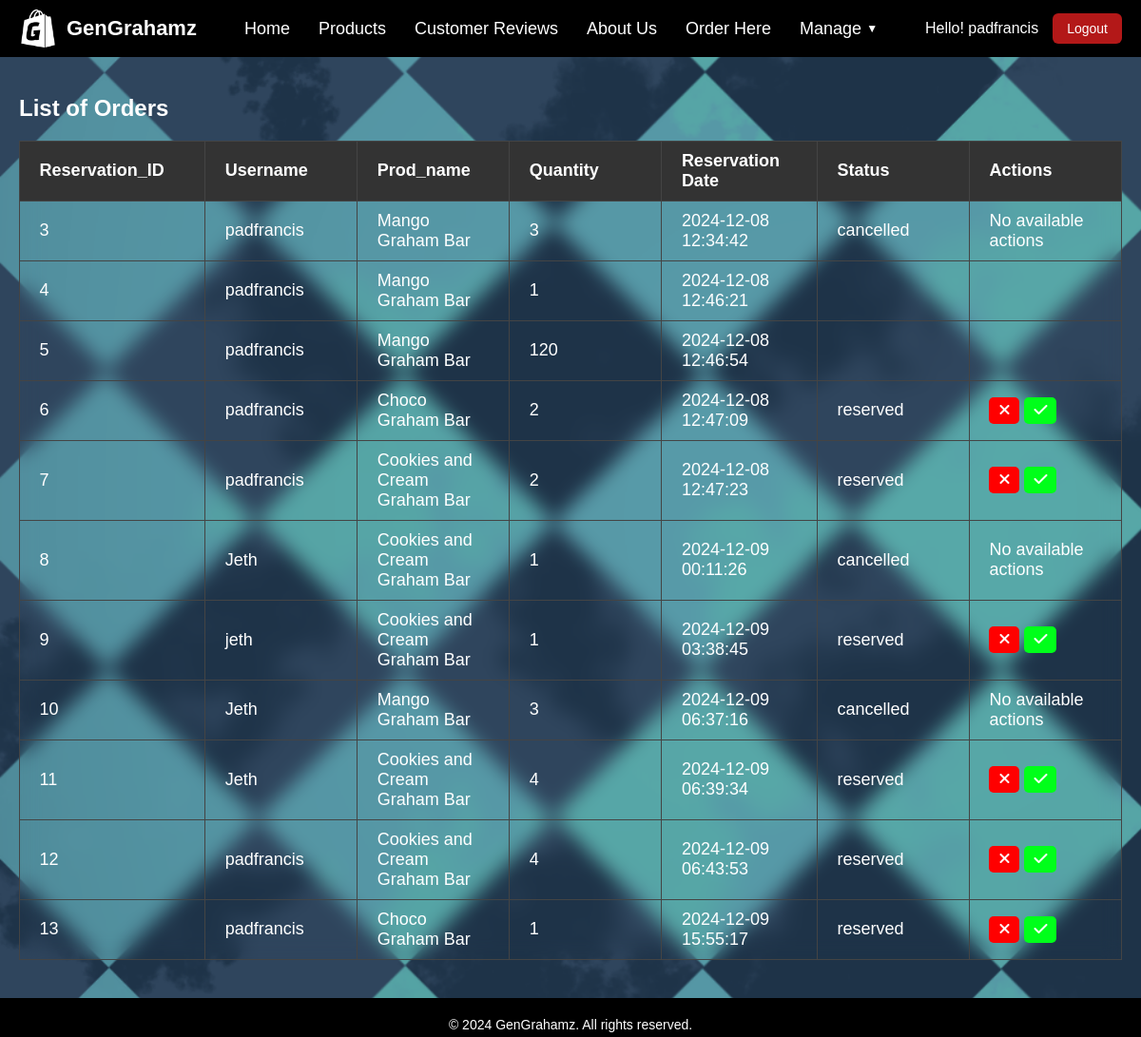
The app's page /orders/orders.php (signed in), older data.
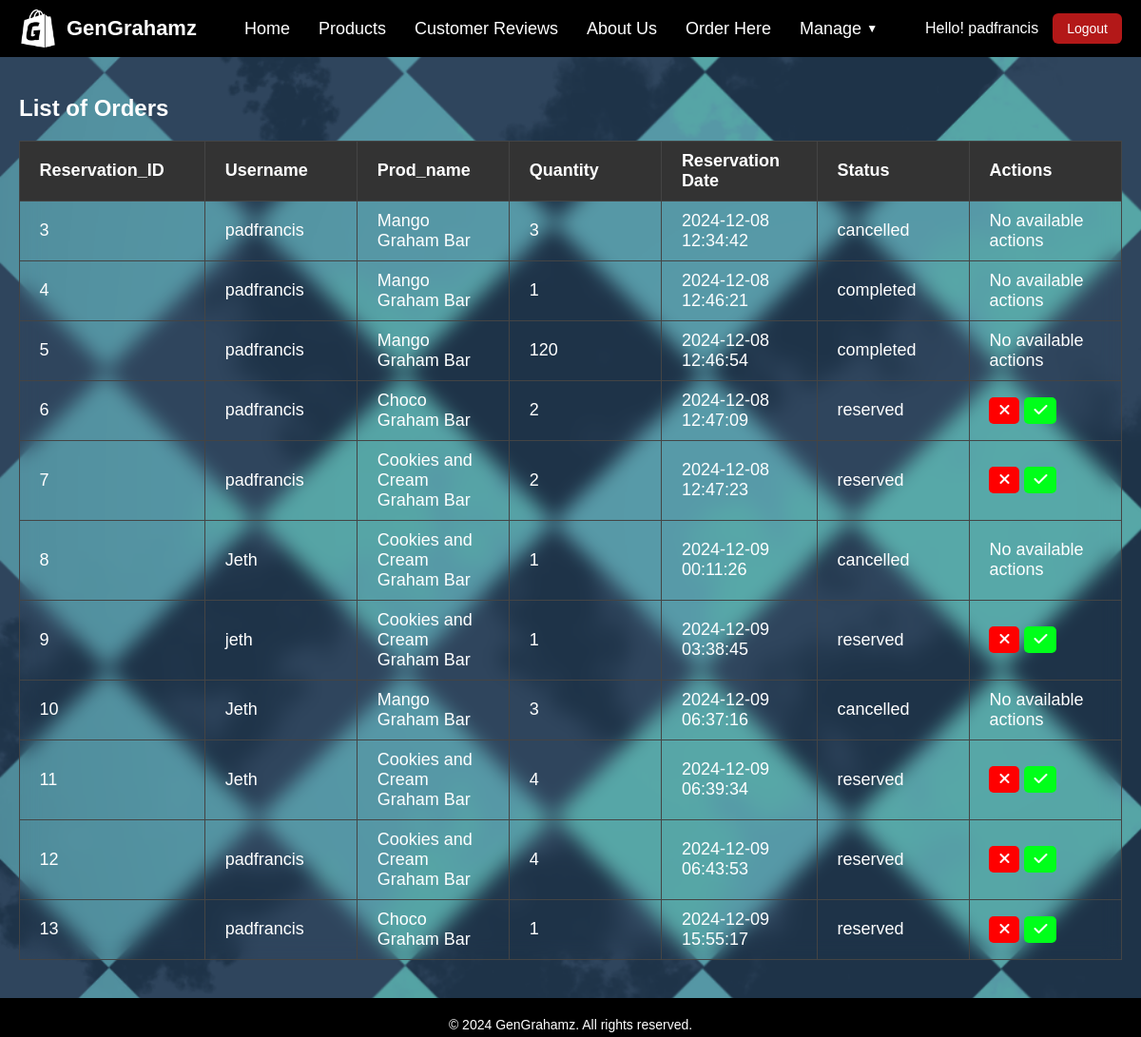
The same page, newer data.
### tables this page shows
CREATE TABLE IF NOT EXISTS order_reservations (
    reservation_id INT AUTO_INCREMENT PRIMARY KEY,
    username VARCHAR(50) NOT NULL, 
    prod_name VARCHAR(50) NOT NULL, 
    quantity INT NOT NULL,
    reservation_date TIMESTAMP DEFAULT CURRENT_TIMESTAMP,
    status ENUM('reserved', 'cancelled', 'completed') NOT NULL DEFAULT 'reserved',
    FOREIGN KEY (username) REFERENCES users(username),
    FOREIGN KEY (prod_name) REFERENCES products(prod_name) 
);

### orders/orders.php (the view, shortened to what this page needs)
<!DOCTYPE html>
<html lang="en">
<head>
    <link rel="stylesheet" href="orders.css">
</head>
<body>
    <div class = "container">
        <nav class="navbar">
        <div class="logo">
            <a href="index.php">
            <img src="../assets/images/logo2.png" alt="GenGrahamz Logo">
            <p>GenGrahamz</p>
            </a>
        </div>
        <ul class="nav-links">
            <li><a href="../index.php">Home</a></li>
            <li class="dropdown">
            <a href="../products/product.php">Products</a>
            </li>
            <li><a href="../reviews.php">Customer Reviews</a></li>
            <li><a href="../about.php">About Us</a></li>
            <li><a href="../contact.php">Order Here</a></li>
            <?php if (isset($_SESSION['role']) && $_SESSION['role'] === 'admin' && isset($_SESSION['user'])): ?>
                <li class="dropdown" id ="manage">
                <a href="">Manage <span class="arrow">▼</span></a>
                </li>
            <?php endif; ?>
        </ul>
        <div class="user-info">
                <span class="username">
                    <?php
                    if (isset($_SESSION['user'])) {
                        echo htmlspecialchars("Hello! " . $_SESSION['user']);
                    } else {
                        echo "Guest";
                    }
                    ?>
                </span>
                <?php if (isset($_SESSION['user'])): ?>
                <form action="../controller/logout.php" method="post" class="logout-form" onsubmit="return confirm('<?php echo $_SESSION['user'];?>, Are you sure you want to Logout?')">
                    <button type="submit" class="logout-btn">Logout</button>
                </form>
                <?php endif; ?>
            </div>
        </nav>
    </div>
    <section class="products-section">
        <div class="table-container">
            <h2 class= "list-prod">List of Orders</h2>
            <table class="">
                <tr>
                    <th>Reservation_ID</th>
                    <th>Username</th>
                    <th>Prod_name</th>
                    <th>Quantity</th>
                    <th>Reservation Date</th>
                    <th>Status</th>
                    <th>Actions</th>
                </tr>
                <tbody id="searchresult">
                    <?php
                    include '../assets/config/conn.php';
                    $stmt = $conn->prepare("SELECT `reservation_id`, `username`, `prod_name`, `quantity`, `reservation_date`, `status` FROM `order_reservations`");
                    $stmt->execute();
                    $result = $stmt->fetchAll();
                    foreach ($result as $row) {
                        $reservation_id = $row['reservation_id'];
                        $username = $row['username'];
                        $prod_name = $row['prod_name'];
                        $quantity = $row['quantity'];
                        $reservation_date = $row['reservation_date'];
                        $status = $row['status'];
                    ?>
                    <tr>
                        <td id="reservation_id-<?= $reservation_id ?>"><?php echo $reservation_id; ?></td>
                        <td id="username-<?= $username ?>"><?php echo $username; ?></td>
                        <td id="prod_name-<?= $prod_name ?>"><?php echo $prod_name; ?></td>
                        <td id="quantity-<?= $quantity ?>"><?php echo $quantity; ?></td>
                        <td id="reservation_date-<?= $reservation_date ?>"><?php echo $reservation_date; ?></td>
                        <td id="status-<?= $status ?>"><?php echo $status; ?></td>
                        <td id="Actions-<?= $reservation_id ?>">
                            <?php if ($status === 'reserved'): ?>
                                <form action="/web/controller/cancel-order.php?id=<?php echo $row['reservation_id']; ?>" method="post" onsubmit="return confirm('Are you sure you want to cancel this order for <?php echo $_SESSION['user']; ?>?')" style="display: inline-block;">
                                    <button type="submit" class="btn1"><i class="fa-solid fa-xmark"></i></button>
                                </form>
                                <form action="/web/controller/complete-order.php?id=<?php echo $row['reservation_id']; ?>" method="post" onsubmit="return confirm('Are you sure you want to complete this order for <?php echo $_SESSION['user']; ?>?')" style="display: inline-block;">
                                    <button type="submit" class="btn2"><i class="fa-solid fa-check"></i></button>
                                </form>
                            <?php elseif ($status === 'completed' || $status === 'cancelled'): ?>
                                <span>No available actions</span>
                            <?php endif; ?>
                        </td>
                    </tr>
                    <?php
                    }
                    ?>
                </tbody>
            </table>
        </div>
    </section>
    <footer class="footer">
        <div class="container2">
        <p>&copy; <?php echo date("Y"); ?> GenGrahamz. All rights reserved.</p>
        </div>
    </footer>
</body>
</html>

### orders/orders.css (style rules this page uses)
body, ul, li, a, button, p { margin: 0; padding: 0; list-style: none; text-decoration: none; font-family: Arial, sans-serif; background-color: #000000; color: #ffffff; }
body { background-image: url('../assets/images/bg.png'); background-repeat: no-repeat; background-size: cover; }
.container { background-color: #000; margin: 0px auto; }
.navbar { display: flex; justify-content: space-between; align-items: center; background-color: #000; color: #fff; padding: 10px 20px; z-index: 100; }
.user-info { display: flex; align-items: center; gap: 15px; }
.user-info .username { font-size: 16px; color: #fff; }
.logout-form { margin: 0; }
.logout-btn { padding: 8px 15px; background-color: #b31818; color: #fff; border: none; border-radius: 6px; font-size: 14px; cursor: pointer; transition: background-color 0.3s ease, transform 0.2s; }
.logo a { display: flex; align-items: center; }
.logo { display: flex; align-items: center; }
.logo img { height: 40px; margin-right: 10px; }
.logo p { color: white; font-size: 22px; font-weight: bold; background-color: #000; }
.nav-links { display: flex; align-items: center; gap: 30px; flex-grow: 1; justify-content: center; list-style: none; }
.nav-links li { position: relative; }
.nav-links a { color: rgb(255, 255, 255); font-size: 18px; transition: color 0.3s; display: flex; align-items: center; }
.arrow { margin-left: 5px; font-size: 12px; }
.products-section { padding: 20px; text-align: center; }
.about p, a { display: inline-flex; background-color: transparent; }
footer { background-color: #000000; color: #ffffff; padding: 20px 0; text-align: center; width: 100%; bottom: 0; height: 1px; }
footer p { margin: 0; font-size: 14px; background-color: #000000; }
.list-prod { text-align: center; float: left; }
.btn1 { border-radius: 5px; background-color: #ff0000; border: none; color: #fff; font-size: 16px; cursor: pointer; padding: 5px 10px; transition: background-color 0.3s, transform 0.3s; }
.btn2 { border-radius: 5px; background-color: #00ff1a; border: none; color: #fff; font-size: 16px; cursor: pointer; padding: 5px 10px; transition: background-color 0.3s, transform 0.3s; }
.table-container { overflow-x: auto; margin: 0 auto; max-width: 100%; }
table { width: 100%; border-collapse: collapse; margin: 20px 0; font-size: 18px; text-align: left; backdrop-filter: blur(10px); -webkit-backdrop-filter: blur(10px); border: 1px solid rgba(255, 255, 255, 0.5); background-color: transparent; }
table th, table td { padding: 10px 20.6px; border: 1px solid #444; width: 100px; }
table th { background-color: #333; color: #fff; }

Row changes from the older to the newer data that the page shows:
changed order_reservations id 4: status (not shown) → "completed"
changed order_reservations id 5: status (not shown) → "completed"
